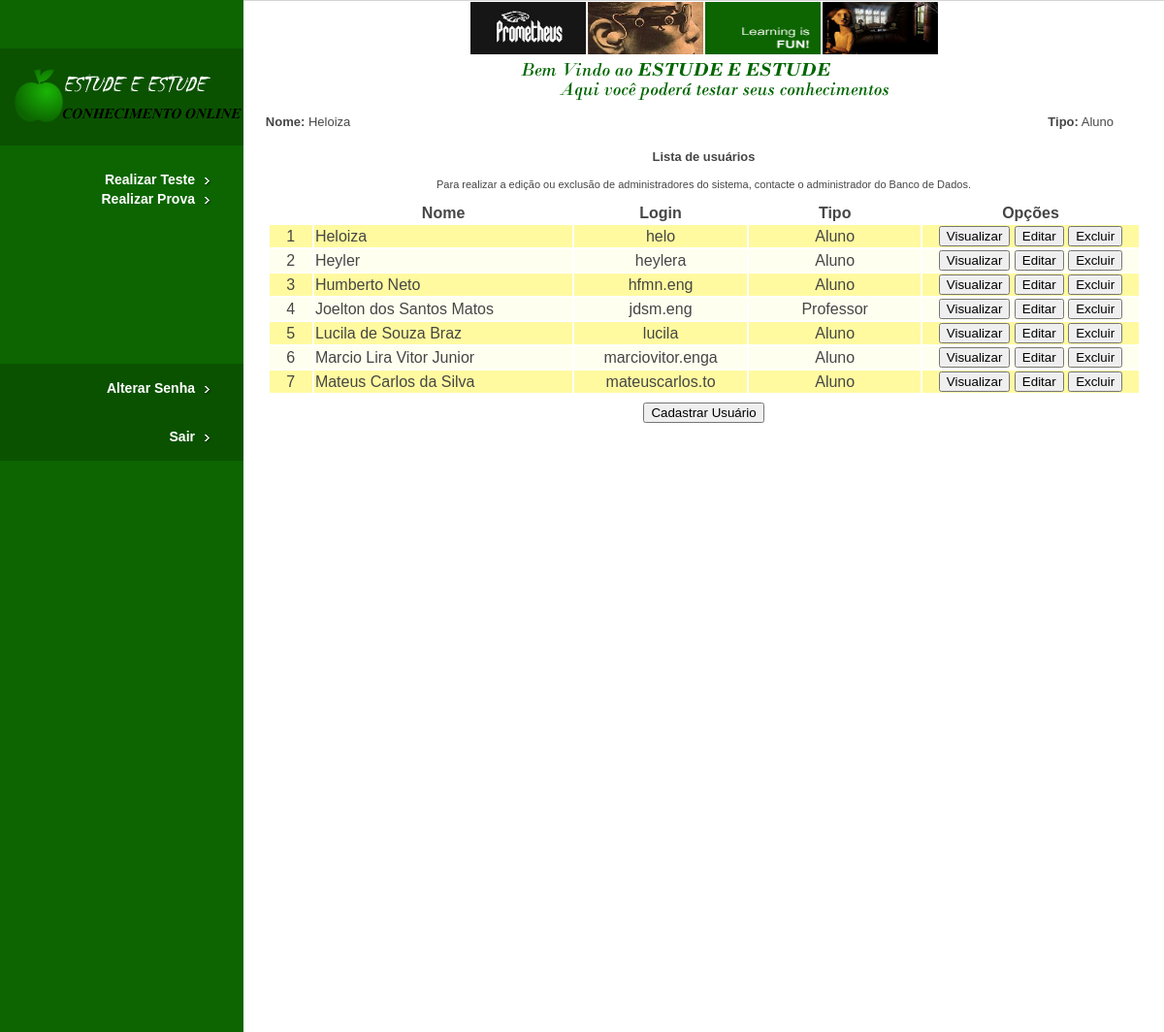
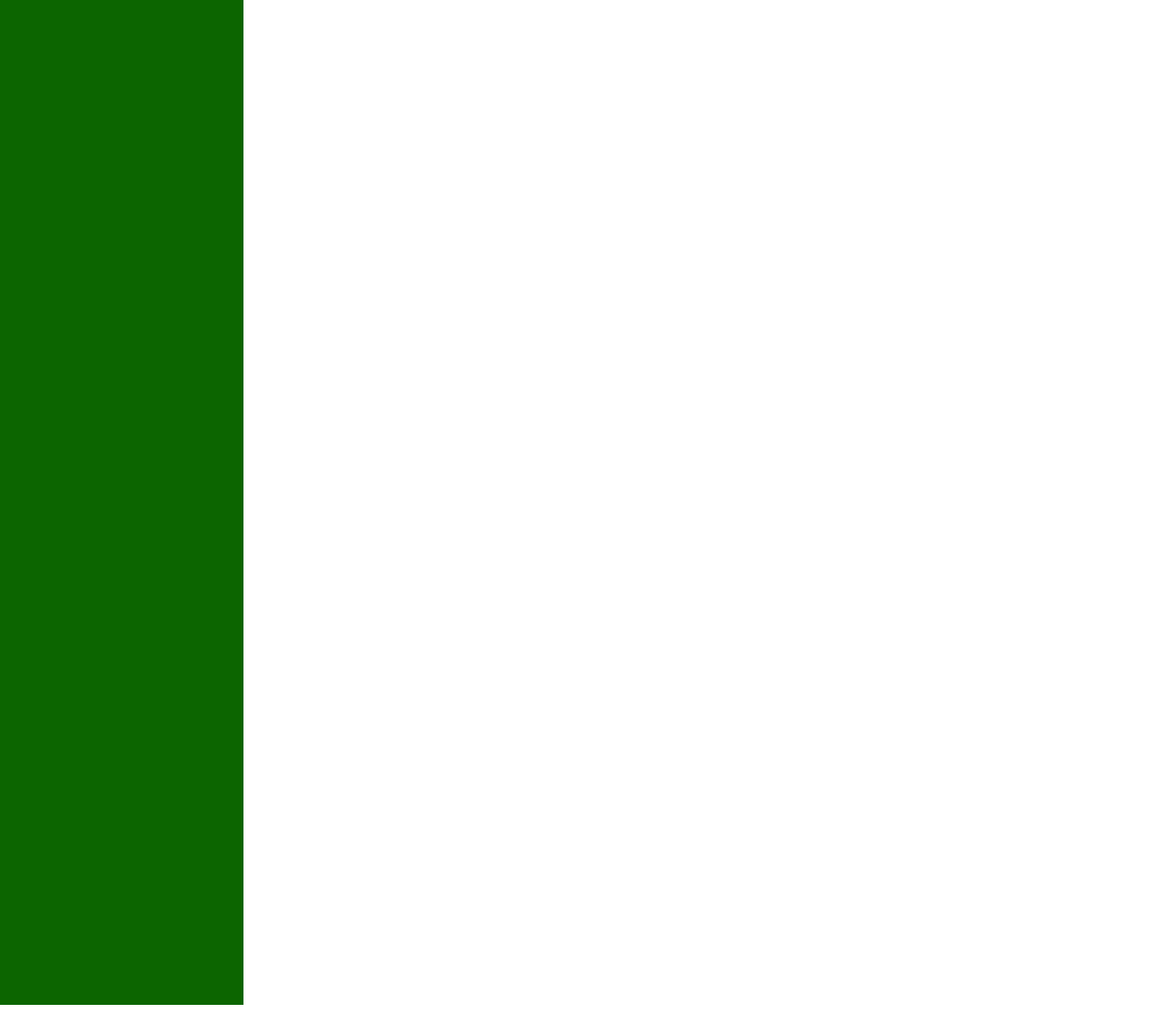
Page /Sistema/usuario_lista.php (signed in) on the committed database (2 pictures, top to bottom).
### tables this page shows
CREATE TABLE IF NOT EXISTS `usuario` (
  `login` varchar(25) NOT NULL,
  `login_administrador` varchar(25) DEFAULT NULL,
  `tipo_usuario` int(1) DEFAULT NULL,
  `senha` varchar(50) NOT NULL,
  `nome` varchar(50) NOT NULL,
  `data_nascimento` date NOT NULL,
  `email` varchar(50) NOT NULL,
  `telefone_ddd` int(2) NOT NULL,
  `telefone` int(8) NOT NULL,
  `celular_1_ddd` int(2) NOT NULL,
  `celular_1` int(8) NOT NULL,
  `celular_2_ddd` int(2) DEFAULT NULL,
  `celular_2` int(8) DEFAULT NULL,
  `end_rua` varchar(50) NOT NULL,
  `end_numero` int(5) DEFAULT NULL,
  `end_cep` int(8) NOT NULL,
  `end_bairro` varchar(50) NOT NULL,
  `end_cidade` varchar(100) NOT NULL,
  `end_estado` varchar(2) NOT NULL,
  `end_complemento` varchar(50) DEFAULT NULL,
  `data_cadastro` date NOT NULL,
  `hora_cadastro` time NOT NULL,
  PRIMARY KEY (`login`),
  UNIQUE KEY `email` (`email`),
  KEY `login_administrador` (`login_administrador`),
  KEY `tipo_usuario` (`tipo_usuario`),
  KEY `end_cidade` (`end_cidade`)
);

### Sistema/usuario_lista.php (the view, shortened to what this page needs)
<?php
if (isset($_SESSION['logado']) &&($_SESSION['logado'] != 0)){
	?>
<html>
<head>
<link href="css/style.css" rel="stylesheet" type="text/css" />
</head>
<body>
<div id="leftMain"><a href="home.php"><img src="images/logo.png"
	alt="Estude e Estude" border="0" /></a>
<div id="navbar">
<ul>
<?php
echo '<li><a href="teste_questao.php">Realizar Teste</a></li>';
echo '<li><a href="prova_gerar.php">Realizar Prova</a></li>';
?>
</ul>
</div>
<div id="navbarAlt">
<ul>
	<li><a href="senha.php">Alterar Senha</a></li>
</ul>
<ul>
	<li><a href="logout.php">Sair</a></li>
</ul>
</div>
</div>
<div id="mainphotos">
<center><img src="images/picture1.jpg" alt="Photo 1" width="119"
	height="54" /><img src="images/picture2.jpg" alt="Photo 2" width="119"
	height="54" /><img src="images/learning-is-fun.gif"
	alt="Learning is Fun" width="119" height="54" /><img
	src="images/picture3.jpg" alt="Photo 3" width="119" height="54" /></center>
<center><img src="images/welcome.png" alt="Welcome" /></center>
<table align="left" width="900px">
	<tr align="left">
		<td width="2%"></td>
		<td align="left"><font size=2><?php
		echo '<b>Nome:</b> ' . $_SESSION["nome"];
		?></font></td>
		<td align="right"><font size=2><?php
		if($_SESSION['logado'] == 3) $tipo_usuario = 'Aluno';
		echo '<b>Tipo:</b> ' . $tipo_usuario;
		?></font></td>
	</tr>
</table>
<br>
<br>
<center>
<h3>Lista de usuários</h3>
</center>
<center>Para realizar a edição ou exclusão de administradores do
sistema, contacte o administrador do Banco de Dados.</center>
<form name="form1" method="POST" action="usuario_editar.php"><br>
<table border="0" align="center" width="900px">
<?php
$sql = "SELECT login, tipo_usuario, nome FROM usuario WHERE tipo_usuario <> '1' ORDER BY nome";
$tabela = mysql_query($sql);
	?>
	<tr>
		<td width="5%"></td>
		<td width="30%">
		<center><b>Nome</b></center>
		</td>
		<td width="20%">
		<center><b>Login</b></center>
		</td>
		<td width="20%">
		<center><b>Tipo</b></center>
		</td>
		<td width="60%">
		<center><b>Opções</b></center>
		</td>
	</tr>
	<?php
	$color = '#FFFFF';
	$count = 0;
	while($dados = mysql_fetch_row($tabela)){
		$nome = $dados[2];
		$login = $dados[0];
		if($dados[1] == 2) $tipo = "Professor";
		if($dados[1] == 3) $tipo = "Aluno";
		$count++;
		if (strcmp($color,'#FFFFF') != 0)
		{
			$color = '#FFFFF';
		}
		else
		{
			$color = '#FFFAA';
		}
		?>
	<tr bgcolor="<?php echo $color?>">
		<td width="5%" align="center"><?php echo $count?></td>
		<td align="left"><?php echo $nome?></td>
		<td align="center"><?php echo $login?></td>
		<td align="center"><?php echo $tipo?></td>
		<td align="center"><input type="button" value="Visualizar"
			onclick="location.href = 'usuario_visualizar.php?codigo=<?php echo $login?>'">
		<input type="button" value="Editar"
			onclick="location.href = 'usuario_editar.php?codigo=<?php echo $login?>'">
		<input type="button" value="Excluir"
			onclick="location.href = 'usuario_excluir.php?codigo=<?php echo $login?>'">
		</td>
	</tr>
	<?php
	}
	?>
	<tr>
		<td colspan="4" height="5"></td>
	</tr>
	<tr>
		<td colspan="5" align="center"><input type="submit"
			value="Cadastrar Usuário"></td>
	</tr>
</table>
</form>
</div>
</body>
</html>
	<?php
}
else{
	header("Location: login.php");
	exit;
}
?>

### Sistema/css/style.css (style rules this page uses)
html, body { height:250%; }
body { font-family: Verdana, Arial, Helvetica, sans-serif; font-size: 11px; color: #464646; text-decoration: none; background-color: #FFFFFF; margin:0; padding:0; }
#leftMain { display:block; float:left; width:251px; height:100%; background:#0c6500; padding:50px 0; }
#mainphotos { width:1200px; border-top:1px solid #D4D4D4; }
#mainphotos img { padding:1px; border:0; }
div#navbar { width: 251px; display:block; float:left; padding-top:25px; }
div#navbar ul { margin:0; padding:0; }
div#navbar li { list-style-type:none; display:block; float:right; width:251px; height:20px; background-image: url(../images/bg-nav.gif); background-repeat: no-repeat; text-align:right; }
div#navbar li a { display:block; float:left; width:201px; height:20px; text-decoration: none; margin:0; padding:0; color: #FFFFFF; font-family: Arial, Helvetica, sans-serif; font-size: 14px; font-weight:bold; line-height:20px; padding-right:51px; }
div#navbar li a:link { color: #FFFFFF: }
div#navbarAlt { width: 251px; display:block; float:left; padding-top:160px; }
div#navbarAlt ul { margin:0; padding:0; }
div#navbarAlt li { list-style-type:none; display:block; float:right; width:251px; height:50px; background-image: url(../images/bg-nav-alt.gif); background-repeat: no-repeat; text-align:right; }
div#navbarAlt li a { display:block; float:left; width:201px; height:50px; text-decoration: none; margin:0; padding:0; color: #FFFFFF; font-family: Arial, Helvetica, sans-serif; font-size: 14px; font-weight:bold; line-height:50px; padding-right:51px; }
div#navbarAlt li a:link { color: #FFFFFF: }
#special-box-left p, ul { padding:8px 8px 3px 8px; margin:0; }
#special-box-right p, ul { padding:8px 8px 3px 8px; margin:0; }
h1, h2, h3, h4, h5, h6 { margin: 15px 0; }
ul, ol { margin: 15px 0 0 15px; }
a, a:visited { color:#0c6500; text-decoration:underline; font-weight:bold; }

### rows in the picture
usuario: nome "Heloiza", login "helo", tipo_usuario "Aluno"
usuario: nome "Heyler", login "heylera", tipo_usuario "Aluno"
usuario: nome "Humberto Neto", login "hfmn.eng", tipo_usuario "Aluno"
usuario: nome "Joelton dos Santos Matos", login "jdsm.eng", tipo_usuario "Professor"
usuario: nome "Lucila de Souza Braz", login "lucila", tipo_usuario "Aluno"
usuario: nome "Marcio Lira Vitor Junior", login "marciovitor.enga", tipo_usuario "Aluno"
usuario: nome "Mateus Carlos da Silva", login "mateuscarlos.to", tipo_usuario "Aluno"

### other values in the picture
$_SESSION["nome"] "Heloiza"
$tipo_usuario "Aluno"
